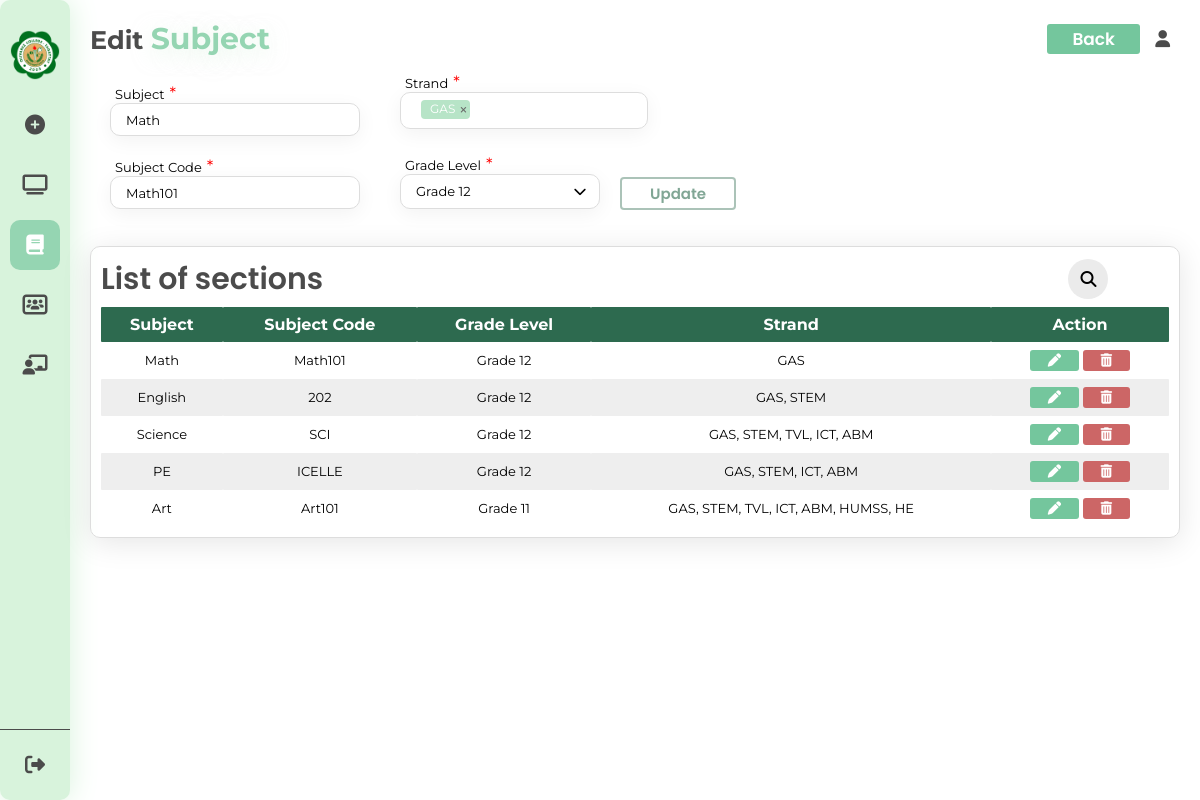
Screenshot of /edit_page_subjects.php?id=71 with the database file from the repository.
### tables this page shows
CREATE TABLE `subjects` (
  `id` int(11) NOT NULL,
  `subject_name` varchar(255) NOT NULL,
  `subject_code` varchar(255) NOT NULL,
  `grade_level` varchar(255) NOT NULL,
  `strand` varchar(255) NOT NULL
);

### edit_page_subjects.php (the view, shortened to what this page needs)
<?php
include('connect.php');
if (isset($_GET['id'])) {
  $id = $_GET['id'];
  $stmt = $conn->prepare("SELECT * FROM subjects WHERE id = ?");
  $stmt->bind_param("i", $id);
  $stmt->execute();
  $result = $stmt->get_result();
  if ($result->num_rows > 0) {
    $row = $result->fetch_assoc();
  } else {
    header("Location: subject.php");
    exit();
  }
} else {
  header("Location: subject.php");
  exit();
}
if (isset($_GET['search'])) {
  $searchTerm = $_GET['search'];
  $result = searchSubjects($conn, $searchTerm);
} else {
  $sql = "SELECT * FROM subjects";
  $result = $conn->query($sql);
}
?>
<!DOCTYPE html>
<html lang="en">
<head>
  <link rel="stylesheet" href="subject.css" />
  <link rel="stylesheet" href="https://cdnjs.cloudflare.com/ajax/libs/font-awesome/6.5.1/css/all.min.css" />
</head>
<body>
  <div class="container">
    <nav>
      <div class="logo">
        <img src="./img/olivarez-college-tagaytay-logo.png" alt="oct logo">
      </div>
      <div class="public">
        <a href="./generate.php"><i class="fa-solid fa-circle-plus"></i><span>Create schedule</span></a>
        <a href="./dashboard.php"> <i class="fa-solid fa-tv"></i><span>Dashboard</span></a>
        <a href="./subject.php" class="active"><i class="fa-solid fa-book"></i><span>Subjects</span></a>
        <a href="./section.php"><i class="fa-solid fa-users-rectangle"></i><span>Sections</span></a>
        <a href="./teachers.php"><i class="fa-solid fa-chalkboard-user"></i> <span>Teachers</span></a>
      </div>
      <div class="admin">
        <a class="logout"><i class="fa-solid fa-right-from-bracket"></i><span>Logout</span></a>
      </div>
    </nav>
    <section class="main-content">
      <div class="main-logo">
        <h1>Edit <span>Subject</span></h1>
        <div class="edit-container">
          <a href="./subject.php">Back</a>
        </div>
        <i class="fa-solid fa-user"></i>
      </div>
      <div class="inputs">
        <form action="" method="post">
          <div class="subject-code">
            <div class="subj-code">
              <span>Subject<span style="color: red; font-size: 1.3em">*</span></span>
              <input required type="text" class="first-name input" autocomplete="off" name="subject_name" value="<?php echo $row['subject_name']; ?>" />
            </div>
            <div class="subj-code">
              <span>Subject Code<span style="color: red; font-size: 1.3em">*</span></span>
              <input required type="text" class="first-name input" autocomplete="off" name="subject_code" value="<?php echo $row['subject_code']; ?>" />
            </div>
          </div>
          <div class="yrlvl-gradelvl">
            <div class="strand-dropdown">
              <span class="input-info">
                Strand<span style="color: red; font-size: 1.3em">*</span>
              </span>
            </div>
            <div class="dropdown-gradelvl">
              <span class="input-info">Grade Level<span style="color: red; font-size: 1.3em">*</span></span>
              <input type="text" class="textbox-grade input" placeholder="No grade level selected" readonly name="grade_level" value="<?php echo $row['grade_level']; ?>" />
              <span class="icon-down"><i class="fa-solid fa-chevron-down"></i></span>
            </div>
          </div>
          <div class="button-submit">
            <button type="submit" class="btn-submit">Update</button>
          </div>
        </form>
      </div>
      <div class="subject-table">
        <div class="table-header">
          <span>List of sections</span>
          <div class="table-search">
            <form class="search-container">
              <input id="search-box" type="text" class="search-box" name="" />
              <label for="search-box"><i class="fa-solid fa-magnifying-glass search-icon"></i></label>
            </form>
          </div>
        </div>
        <div class="table-container">
          <table class="table">
            <thead>
              <tr>
                <th>Subject</th>
                <th>Subject Code</th>
                <th>Grade Level</th>
                <th>Strand</th>
                <th>Action</th>
              </tr>
            </thead>
            <tbody st>
              <?php
              while ($row = $result->fetch_assoc()) {
                echo "<tr>";
                echo "<td>" . $row['subject_name'] . "</td>";
                echo "<td>" . $row['subject_code'] . "</td>";
                echo "<td>" . $row['grade_level'] . "</td>";
                echo "<td>" . $row['strand'] . "</td>";
                echo "<td> <a href='edit_page_subjects.php?id=" . $row['id'] . "'><button class='edit'><i class='fa-solid fa-pen'></i></button></a>
                  <a href='delete_subjects.php?id=" . $row['id'] . "'> <button  class='delete' type='submit' name='delete'><i class='fa-solid fa-trash-can'></i></button></a>
                  </td>";
                echo "</tr>";
              }
              ?>
            </tbody>
          </table>
        </div>
      </div>
    </section>
  </div>
</body>
</html>

### rows the page displays
subjects: subject_name "Math", subject_code "Math101", grade_level "Grade 12", strand "GAS"
subjects: subject_name "English", subject_code "202", grade_level "Grade 12", strand "GAS, STEM"
subjects: subject_name "Science", subject_code "SCI", grade_level "Grade 12", strand "GAS, STEM, TVL, ICT, ABM"
subjects: subject_name "PE", subject_code "ICELLE", grade_level "Grade 12", strand "GAS, STEM, ICT, ABM"
subjects: subject_name "Art", subject_code "Art101", grade_level "Grade 11", strand "GAS, STEM, TVL, ICT, ABM, HUMSS, HE"
